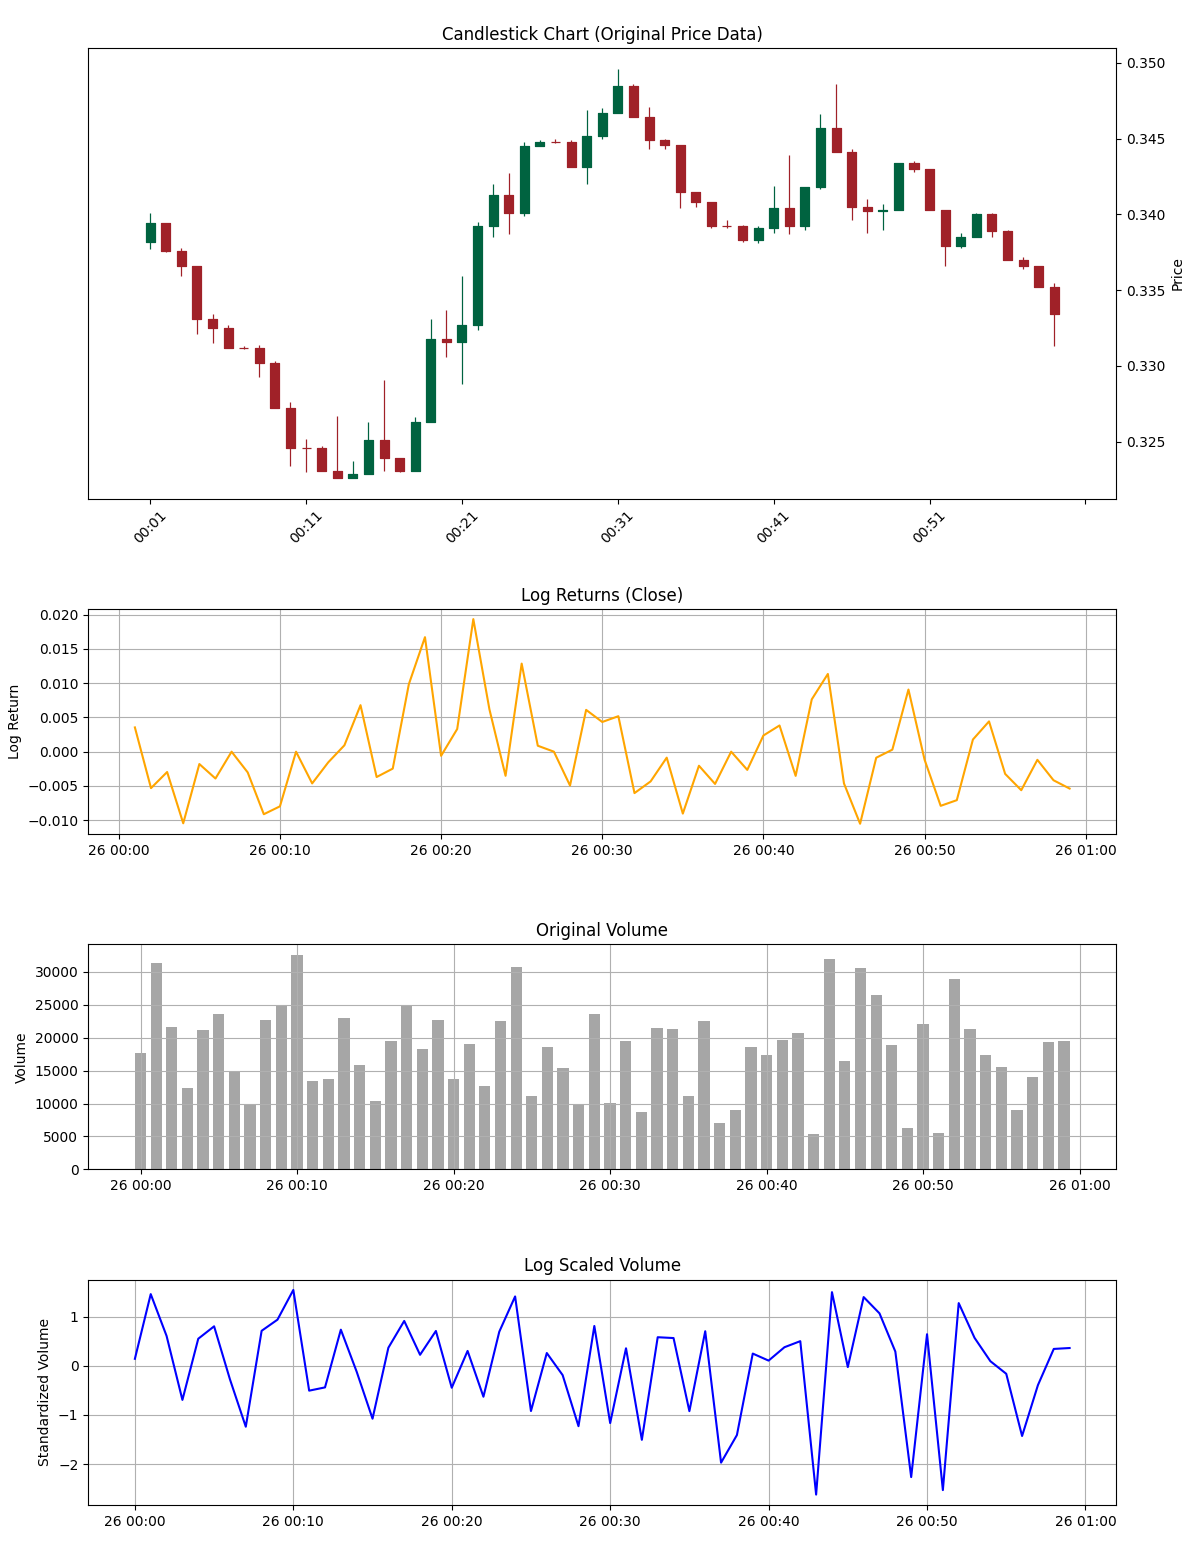

Python code for this plot:
#################################
# PPO1번에서 개선하고자 하는 정규화 패턴
#################################

import pandas as pd
import numpy as np
import mplfinance as mpf
import matplotlib.pyplot as plt
from sklearn.preprocessing import StandardScaler

# sample.csv 파일 읽기
df = pd.read_csv("sample.csv", parse_dates=["timestamp"])
df.set_index("timestamp", inplace=True)

# 로그수익률 변환 (첫 번째 값은 NaN이 됨)
for col in ["open", "high", "low", "close"]:
    df[f"log_return_{col}"] = np.log(df[col] / df[col].shift(1))

# 거래량 로그 변환
df["log_volume"] = np.log1p(df["volume"])

# 거래량 표준화 (로그 변환된 값 기준)
scaler = StandardScaler()
df["log_scaled_volume"] = scaler.fit_transform(df[["log_volume"]])

# 로그수익률을 적용한 새로운 가격 데이터 생성 (기준점 대비 상대 변화율을 누적)
df["adj_close"] = df["close"].iloc[0] * np.exp(df["log_return_close"].cumsum())
df["adj_open"] = df["open"].iloc[0] * np.exp(df["log_return_open"].cumsum())
df["adj_high"] = df["high"].iloc[0] * np.exp(df["log_return_high"].cumsum())
df["adj_low"] = df["low"].iloc[0] * np.exp(df["log_return_low"].cumsum())

# 새로운 데이터프레임 생성 (변환된 가격 데이터 사용)
ohlc_df = df[["adj_open", "adj_high", "adj_low", "adj_close", "volume"]].dropna()
ohlc_df.columns = ["open", "high", "low", "close", "volume"]  # 캔들차트 호환을 위해 이름 변경

# 캔들차트 스타일 지정
style = mpf.make_mpf_style(base_mpf_style="charles", rc={"figure.figsize": (10, 8)})

# 📌 4개 차트 (캔들차트, 원본 거래량, 로그 변환된 거래량, 로그수익률 변환된 가격) 시각화
fig, axes = plt.subplots(4, 1, figsize=(12, 12), gridspec_kw={'height_ratios': [2, 1, 1, 1]})

# 캔들차트 (원본 가격 데이터)
mpf.plot(
    ohlc_df,
    type="candle",
    ax=axes[0],
    volume=False,
    style=style
)
axes[0].set_title("Candlestick Chart (Original Price Data)")

# 로그수익률 변환된 가격 데이터 (선 그래프)
axes[1].plot(df.index, df["log_return_close"], label="Log Return (Close)", color="orange")
axes[1].set_title("Log Returns (Close)")
axes[1].set_ylabel("Log Return")
axes[1].grid()

# 원본 거래량 (바 차트)
axes[2].bar(df.index, df["volume"], width=0.0005, color="gray", alpha=0.7, align="center")
axes[2].set_title("Original Volume")
axes[2].set_ylabel("Volume")
axes[2].grid()

# 로그 변환 및 표준화된 거래량 (선 그래프)
axes[3].plot(df.index, df["log_scaled_volume"], label="Scaled Log Volume", color="blue")
axes[3].set_title("Log Scaled Volume")
axes[3].set_ylabel("Standardized Volume")
axes[3].grid()

# 레이아웃 조정 및 그래프 출력
plt.tight_layout()
plt.show()
